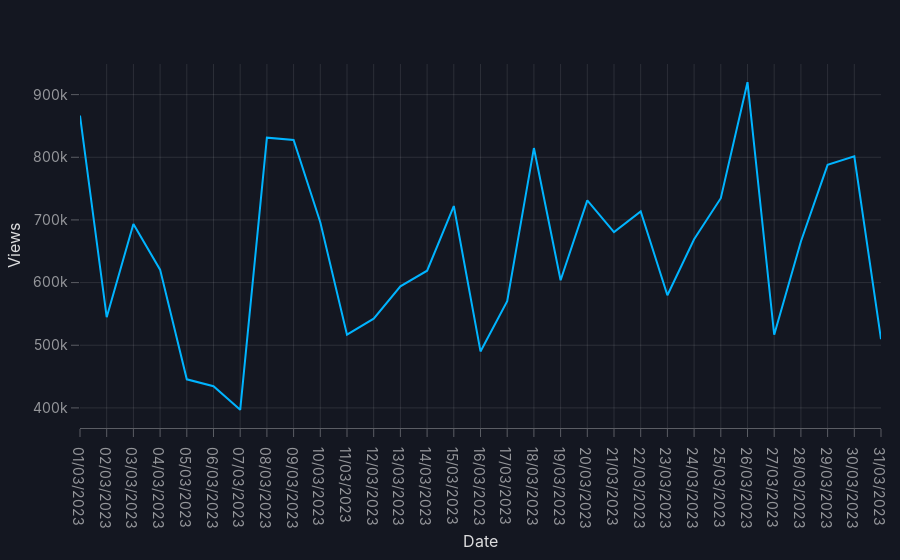

The notebook cell saved with this chart:
### Code cell
vizro_ai = VizroAI()
vizro_ai.plot(df, "Combine rows of Views for each Date and draw a line graph of Views per Date", explain=True)

### Figure 1 — Plotly figure (JSON) as saved in the notebook; plotly's stock layout.template omitted (floating-point values rounded to 4 significant figures)
{"data": [{"hovertemplate": "Date=%{x}<br>Views=%{y}<extra></extra>", "legendgroup": "", "line": {"color": "#00b4ff", "dash": "solid"}, "marker": {"symbol": "circle"}, "mode": "lines", "name": "", "orientation": "v", "showlegend": false, "type": "scatter", "x": ["01/03/2023", "02/03/2023", "03/03/2023", "04/03/2023", "05/03/2023", "06/03/2023", "07/03/2023", "08/03/2023", "09/03/2023", "10/03/2023", "11/03/2023", "12/03/2023", "13/03/2023", "14/03/2023", "15/03/2023", "16/03/2023", "17/03/2023", "18/03/2023", "19/03/2023", "20/03/2023", "21/03/2023", "22/03/2023", "23/03/2023", "24/03/2023", "25/03/2023", "26/03/2023", "27/03/2023", "28/03/2023", "29/03/2023", "30/03/2023", "31/03/2023"], "xaxis": "x", "y": [866627, 544745, 693507, 620662, 445625, 434570, 396960, 831239, 827621, 696299, 516851, 542374, 594108, 618946, 722149, 490117, 570253, 814706, 603800, 731162, 680495, 713446, 579785, 669123, 734698, 919802, 516722, 665561, 787799, 801479, 509719], "yaxis": "y"}], "layout": {"autosize": true, "legend": {"tracegroupgap": 0}, "xaxis": {"anchor": "y", "autorange": true, "domain": [0, 1], "range": [0, 30], "title": {"text": "Date"}, "type": "category"}, "yaxis": {"anchor": "x", "autorange": true, "domain": [0, 1], "range": [367900.0, 948800.0], "title": {"text": "Views"}, "type": "linear"}}}
